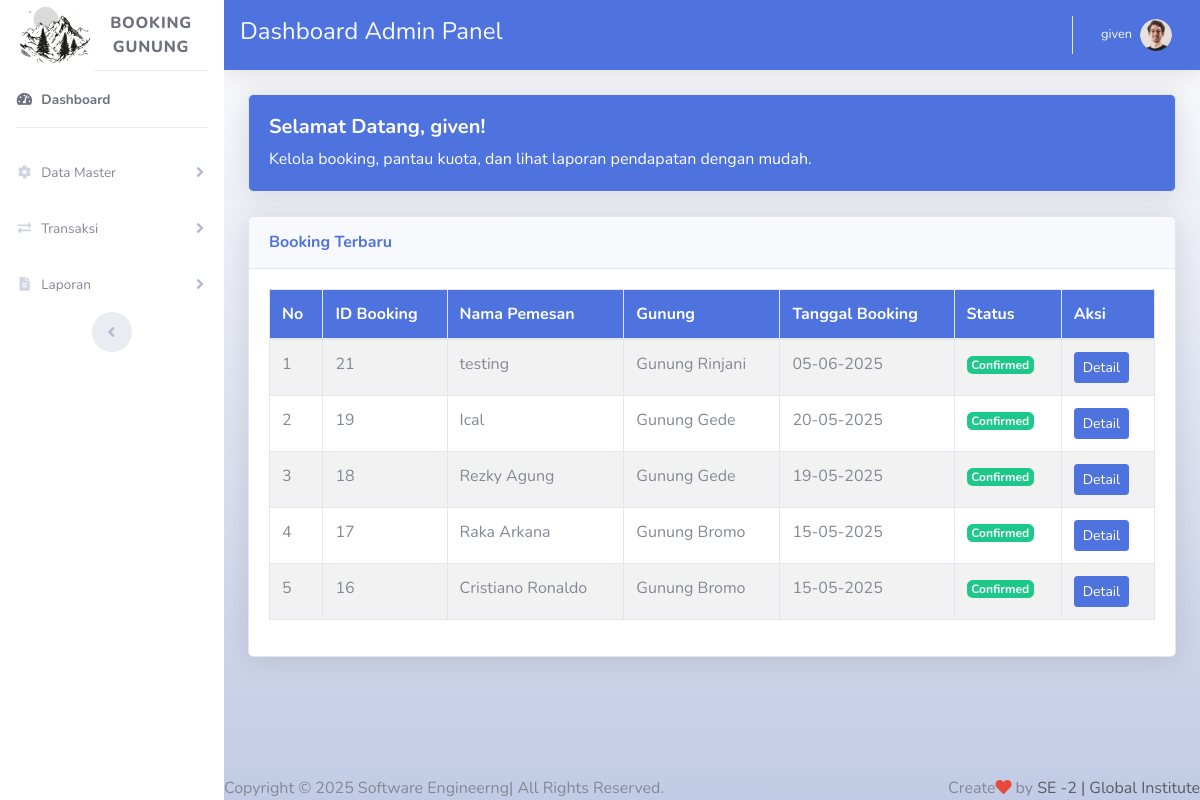
The app's page /dashboard.php (signed in) with its own data.
### tables this page shows
CREATE TABLE `booking` (
  `id_booking` int(11) NOT NULL,
  `nama_pemesan` varchar(100) NOT NULL,
  `id_gunung` int(11) NOT NULL,
  `id_jalur` int(11) NOT NULL,
  `id_paket` int(11) NOT NULL,
  `tanggal_booking` date NOT NULL,
  `status` enum('Pending','Confirmed','Canceled') DEFAULT 'Pending',
  `nominal` int(11) NOT NULL,
  `created_at` timestamp NOT NULL DEFAULT current_timestamp(),
  `jumlah_orang` int(11) NOT NULL DEFAULT 1,
  `is_entered` tinyint(1) NOT NULL DEFAULT 0
);

CREATE TABLE `gunung` (
  `id` int(11) NOT NULL,
  `nama_gunung` varchar(100) NOT NULL,
  `lokasi` varchar(255) NOT NULL,
  `deskripsi` text DEFAULT NULL,
  `foto` varchar(255) DEFAULT NULL,
  `status` enum('active','inactive') DEFAULT 'active',
  `created_at` timestamp NOT NULL DEFAULT current_timestamp()
);

### dashboard.php (the view, shortened to what this page needs)
<!DOCTYPE html>
<html lang="en">
<head>
    <link href="vendor/fontawesome-free/css/all.min.css" rel="stylesheet" type="text/css">
    <link href="css/sb-admin-2.min.css" rel="stylesheet"/>
</head>
<body id="page-top">
    <div id="wrapper">
        <?php include "side_bar.php"; ?>
        <div id="content-wrapper" class="d-flex flex-column bg-gradient-light">
            <div id="content">
                <nav class="navbar navbar-expand navbar-dark bg-primary topbar mb-4 static-top shadow">
                    <h4 class="text-light">Dashboard Admin Panel</h4>
                    <ul class="navbar-nav ml-auto">
                        <li class="nav-item dropdown no-arrow">
                            <a class="nav-link dropdown-toggle text-light" href="#" id="userDropdown" role="button" data-toggle="dropdown" aria-haspopup="true" aria-expanded="false">
                                <span class="mr-2 d-none text-light d-lg-inline small"><?php echo htmlspecialchars($_SESSION['username']); ?></span>
                                <img class="img-profile rounded-circle" src="img/profile-img.png">
                            </a>
                        </li>
                    </ul>
                </nav>
                <div class="container-fluid">
                    <?php
                    include 'config/koneksi.php';
                    $stmt_latest = $conn->prepare("SELECT b.id_booking, b.nama_pemesan, g.nama_gunung, b.tanggal_booking, b.status
                                                   FROM booking b
                                                   JOIN gunung g ON b.id_gunung = g.id
                                                   ORDER BY b.tanggal_booking DESC LIMIT 5");
                    $stmt_latest->execute();
                    $latest_bookings = $stmt_latest->get_result()->fetch_all(MYSQLI_ASSOC);
                    ?>
                    <div class="row mb-4">
                        <div class="col-md-12">
                            <div class="card bg-primary text-white shadow">
                                <div class="card-body d-flex justify-content-between align-items-center">
                                    <div>
                                        <h5 class="font-weight-bold">Selamat Datang, <?php echo htmlspecialchars($_SESSION['username']); ?>!</h5>
                                        <p class="mb-0">Kelola booking, pantau kuota, dan lihat laporan pendapatan dengan mudah.</p>
                                    </div>
                                </div>
                            </div>
                        </div>
                    </div>
                    <div class="row">
                        <div class="col-xl-12 col-lg-12 mb-4">
                            <div class="card shadow">
                                <div class="card-header py-3">
                                    <h6 class="m-0 font-weight-bold text-primary">Booking Terbaru</h6>
                                </div>
                                <div class="card-body">
                                    <div class="table-responsive">
                                        <table class="table table-bordered table-striped">
                                            <thead class="bg-primary text-white">
                                                <tr>
                                                    <th>No</th>
                                                    <th>ID Booking</th>
                                                    <th>Nama Pemesan</th>
                                                    <th>Gunung</th>
                                                    <th>Tanggal Booking</th>
                                                    <th>Status</th>
                                                    <th>Aksi</th>
                                                </tr>
                                            </thead>
                                            <tbody>
                                                <?php if (empty($latest_bookings)): ?>
                                                <tr>
                                                    <td colspan="7" class="text-center">Tidak ada booking terbaru.</td>
                                                </tr>
                                                <?php else: ?>
                                                <?php $no = 1; foreach ($latest_bookings as $booking): ?>
                                                <tr>
                                                    <td><?php echo $no++; ?></td>
                                                    <td><?php echo htmlspecialchars($booking['id_booking']); ?></td>
                                                    <td><?php echo htmlspecialchars($booking['nama_pemesan']); ?></td>
                                                    <td><?php echo htmlspecialchars($booking['nama_gunung']); ?></td>
                                                    <td><?php echo date('d-m-Y', strtotime($booking['tanggal_booking'])); ?></td>
                                                    <td>
                                                        <span class="badge badge-<?php echo $booking['status'] == 'Confirmed' ? 'success' : 'warning'; ?>">
                                                            <?php echo htmlspecialchars($booking['status']); ?>
                                                        </span>
                                                    </td>
                                                    <td>
                                                        <a href="laporan_booking.php?id=<?php echo $booking['id_booking']; ?>" class="btn btn-primary btn-sm">Detail</a>
                                                    </td>
                                                </tr>
                                                <?php endforeach; ?>
                                                <?php endif; ?>
                                            </tbody>
                                        </table>
                                    </div>
                                </div>
                            </div>
                        </div>
                    </div>
                </div>
            </div>
            <?php include "footer.php"; ?>
        </div>
    </div>
</body>
</html>

### records on screen
booking: id_booking "21", nama_pemesan "testing", id_gunung.nama_gunung "Gunung Rinjani", tanggal_booking "05-06-2025", status "Confirmed"
booking: id_booking "19", nama_pemesan "Ical", id_gunung.nama_gunung "Gunung Gede", tanggal_booking "20-05-2025", status "Confirmed"
booking: id_booking "18", nama_pemesan "Rezky Agung", id_gunung.nama_gunung "Gunung Gede", tanggal_booking "19-05-2025", status "Confirmed"
booking: id_booking "17", nama_pemesan "Raka Arkana", id_gunung.nama_gunung "Gunung Bromo", tanggal_booking "15-05-2025", status "Confirmed"
booking: id_booking "16", nama_pemesan "Cristiano Ronaldo", id_gunung.nama_gunung "Gunung Bromo", tanggal_booking "15-05-2025", status "Confirmed"

### other values on screen
$_SESSION['username'] "given"
